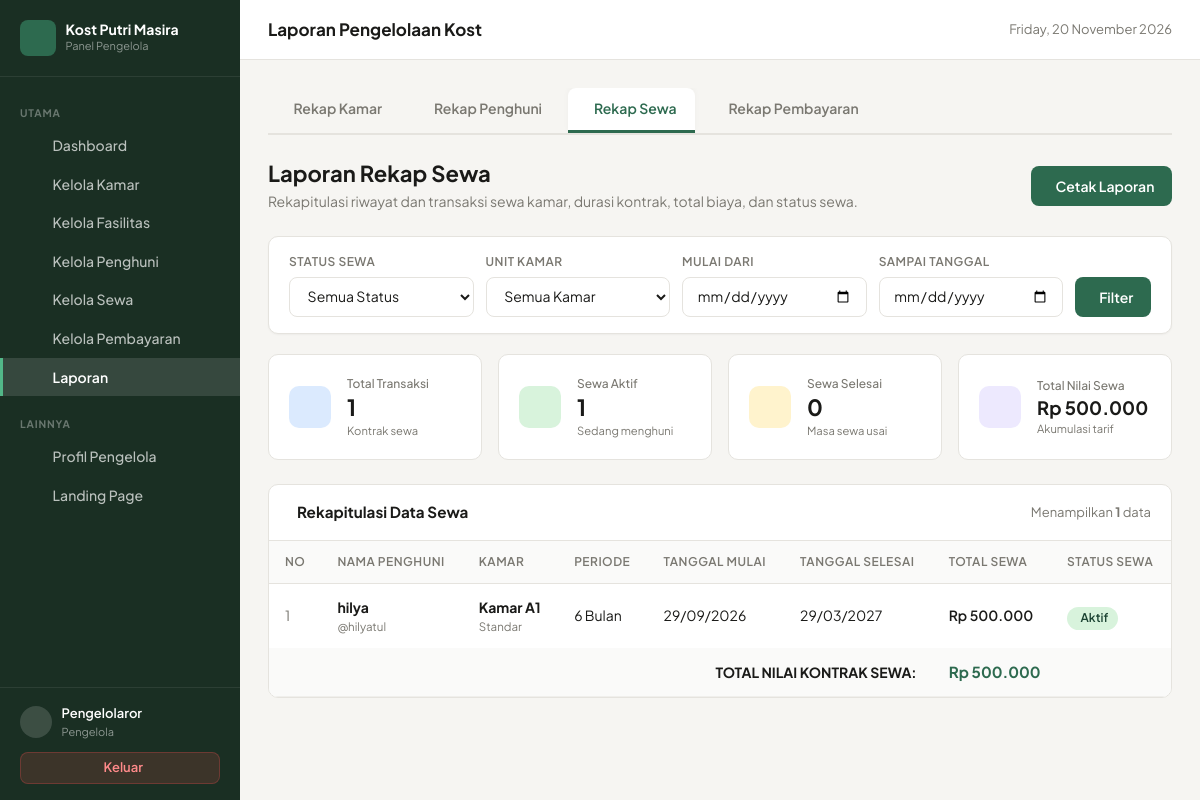
Screenshot of /admin/laporan/sewa.php (signed in) with the database file from the repository.
### tables this page shows
CREATE TABLE `sewa` (
  `id_sewa` int NOT NULL,
  `id_penghuni` int NOT NULL,
  `id_kamar` int NOT NULL,
  `tanggal_mulai` date NOT NULL,
  `tanggal_selesai` date DEFAULT NULL,
  `periode` varchar(50) DEFAULT NULL,
  `total_sewa` decimal(12,2) NOT NULL,
  `status` enum('aktif','selesai') DEFAULT 'aktif'
);

CREATE TABLE `users` (
  `id_user` int NOT NULL,
  `nama` varchar(100) NOT NULL,
  `username` varchar(50) NOT NULL,
  `password` varchar(255) NOT NULL,
  `role` enum('pengelola','penghuni') NOT NULL,
  `created_at` timestamp NULL DEFAULT CURRENT_TIMESTAMP
);

CREATE TABLE `kamar` (
  `id_kamar` int NOT NULL,
  `nomor_kamar` varchar(20) NOT NULL,
  `tipe_kamar` varchar(50) DEFAULT NULL,
  `kapasitas` int NOT NULL DEFAULT '1',
  `harga` decimal(12,2) NOT NULL,
  `status` enum('kosong','terisi','penuh') NOT NULL DEFAULT 'kosong',
  `keterangan` text,
  `created_at` timestamp NULL DEFAULT CURRENT_TIMESTAMP
);

### includes/auth_check.php (called while the page is built, shortened)
<?php
function isLoggedIn(): bool {
    return isset($_SESSION['user_id']) && !empty($_SESSION['user_id']);
}
function currentUser(): ?array {
    return [
        'id_user'     => $_SESSION['user_id'] ?? null,
        'nama'        => $_SESSION['nama'] ?? '',
        'username'    => $_SESSION['username'] ?? '',
        'role'        => $_SESSION['role'] ?? '',
        'id_penghuni' => $_SESSION['id_penghuni'] ?? null,
    ];
}

### includes/functions.php (called while the page is built, shortened)
<?php
function e(?string $string): string {
    return htmlspecialchars((string)$string, ENT_QUOTES, 'UTF-8');
}
function formatRupiah(float|int|string $angka, bool $denganSimbol = true): string {
    $nominal = (float) $angka;
    $hasil = number_format($nominal, 0, ',', '.');
    return $denganSimbol ? 'Rp ' . $hasil : $hasil;
}
function formatTanggal(?string $tanggal, string $format = 'panjang'): string {
    $timestamp = strtotime($tanggal);
    if ($format === 'pendek') {
        return date('d/m/Y', $timestamp);
    }
    $bulanIndo = [
        1 => 'Januari', 'Februari', 'Maret', 'April', 'Mei', 'Juni',
        'Juli', 'Agustus', 'September', 'Oktober', 'November', 'Desember'
    ];
    $hari = date('d', $timestamp);
    $bulan = $bulanIndo[(int)date('m', $timestamp)];
    $tahun = date('Y', $timestamp);
    return "{$hari} {$bulan} {$tahun}";
}

### admin/laporan/sewa.php (the view, shortened to what this page needs)
<?php
require_once __DIR__ . '/../../config/database.php';
require_once __DIR__ . '/../../includes/functions.php';
require_once __DIR__ . '/../../includes/auth_check.php';
$user = currentUser();
$tgl_dari     = trim($_GET['tgl_dari'] ?? '');
$tgl_sampai   = trim($_GET['tgl_sampai'] ?? '');
$where = [];
$params = [];
$whereSql = !empty($where) ? "WHERE " . implode(" AND ", $where) : "";
try {
    $stmtSewa = $pdo->prepare("
        SELECT
            s.*,
            u.nama AS nama_penghuni, u.username,
            k.nomor_kamar, k.tipe_kamar
        FROM sewa s
        JOIN penghuni p ON s.id_penghuni = p.id_penghuni
        JOIN users u ON p.id_user = u.id_user
        JOIN kamar k ON s.id_kamar = k.id_kamar
        {$whereSql}
        ORDER BY s.id_sewa DESC
    ");
    $stmtSewa->execute($params);
    $daftarSewa = $stmtSewa->fetchAll();
} catch (PDOException $e) {
    $daftarSewa = [];
}
$totalSewa    = count($daftarSewa);
$totalAktif   = count(array_filter($daftarSewa, fn($s) => $s['status'] === 'aktif'));
$totalSelesai = $totalSewa - $totalAktif;
$totalNominal = array_sum(array_map(fn($s) => (float)$s['total_sewa'], $daftarSewa));
?><!DOCTYPE html>
<html lang="id">
<head>
<link rel="stylesheet" href="../../assets/css/app.css">
</head>
<body>
<div class="layout">
<aside class="sidebar" id="sidebarPanel">
    <div class="sb-brand">
        <div class="sb-ico"><i class="ph ph-house-line"></i></div>
        <div>
            <div class="sb-name">Kost Putri Masira</div>
            <span class="sb-sub">Panel Pengelola</span>
        </div>
    </div>
    <nav class="sb-nav">
        <div class="sb-label">Utama</div>
        <a href="../dashboard.php" class="sb-link"><i class="ph ph-squares-four"></i> Dashboard</a>
        <a href="../kamar/index.php" class="sb-link"><i class="ph ph-door"></i> Kelola Kamar</a>
        <a href="../fasilitas/index.php" class="sb-link"><i class="ph ph-sparkle"></i> Kelola Fasilitas</a>
        <a href="../penghuni/index.php" class="sb-link"><i class="ph ph-users-three"></i> Kelola Penghuni</a>
        <a href="../sewa/index.php" class="sb-link"><i class="ph ph-key"></i> Kelola Sewa</a>
        <a href="../pembayaran/index.php" class="sb-link"><i class="ph ph-credit-card"></i> Kelola Pembayaran</a>
        <a href="index.php" class="sb-link active"><i class="ph ph-chart-bar"></i> Laporan</a>
        <div class="sb-label" style="margin-top:.5rem">Lainnya</div>
        <a href="../profil.php" class="sb-link"><i class="ph ph-user-circle"></i> Profil Pengelola</a>
        <a href="../../index.php" class="sb-link" target="_blank" rel="noopener"><i class="ph ph-globe"></i> Landing Page</a>
    </nav>
    <div class="sb-foot">
        <div class="sb-user">
            <div class="sb-avatar"><i class="ph ph-user"></i></div>
            <div>
                <div class="sb-uname"><?= e($user['nama'] ?? 'Pengelola') ?></div>
                <div class="sb-urole">Pengelola</div>
            </div>
        </div>
        <a href="../../logout.php" class="btn-logout"><i class="ph ph-sign-out"></i> Keluar</a>
    </div>
</aside>
<div class="main">
    <header class="topbar">
        <div class="topbar-title">Laporan Pengelolaan Kost</div>
        <div class="topbar-actions">
            <div class="topbar-date"><i class="ph ph-calendar"></i> <?= date('l, d F Y') ?></div>
        </div>
    </header>
    <main class="content">
        <div class="report-nav-tabs no-print">
            <a href="kamar.php" class="report-nav-item"><i class="ph ph-door"></i> Rekap Kamar</a>
            <a href="penghuni.php" class="report-nav-item"><i class="ph ph-users-three"></i> Rekap Penghuni</a>
            <a href="sewa.php" class="report-nav-item active"><i class="ph ph-key"></i> Rekap Sewa</a>
            <a href="pembayaran.php" class="report-nav-item"><i class="ph ph-credit-card"></i> Rekap Pembayaran</a>
        </div>
        <div class="pg-header">
            <div>
                <h1 class="pg-title">Laporan Rekap Sewa</h1>
                <p class="pg-sub">Rekapitulasi riwayat dan transaksi sewa kamar, durasi kontrak, total biaya, dan status sewa.</p>
            </div>
            <div>
                <button type="button" onclick="window.print()" class="btn-print">
                    <i class="ph ph-printer"></i> Cetak Laporan
                </button>
            </div>
        </div>
        <div class="filter-card no-print">
            <form action="sewa.php" method="GET" class="filter-form">
                <div class="fg">
                    <label class="fl" for="status_sewa">Status Sewa</label>
                    <select id="status_sewa" name="status_sewa" class="fi">
                        <option value="">Semua Status</option>
                    </select>
                </div>
                <div class="fg">
                    <label class="fl" for="kamar">Unit Kamar</label>
                    <select id="kamar" name="kamar" class="fi">
                        <option value="">Semua Kamar</option>
                    </select>
                </div>
                <div class="fg">
                    <label class="fl" for="tgl_dari">Mulai Dari</label>
                    <input type="date" id="tgl_dari" name="tgl_dari" class="fi" value="<?= e($tgl_dari) ?>">
                </div>
                <div class="fg">
                    <label class="fl" for="tgl_sampai">Sampai Tanggal</label>
                    <input type="date" id="tgl_sampai" name="tgl_sampai" class="fi" value="<?= e($tgl_sampai) ?>">
                </div>
                <div class="filter-btns">
                    <button type="submit" class="btn-filter"><i class="ph ph-funnel"></i> Filter</button>
                </div>
            </form>
        </div>
        <div class="stats">
            <div class="sc">
                <div class="sc-ico ico-b"><i class="ph ph-key"></i></div>
                <div>
                    <div class="sc-label">Total Transaksi</div>
                    <div class="sc-val"><?= $totalSewa ?></div>
                    <div class="sc-sub">Kontrak sewa</div>
                </div>
            </div>
            <div class="sc">
                <div class="sc-ico ico-g"><i class="ph ph-check-circle"></i></div>
                <div>
                    <div class="sc-label">Sewa Aktif</div>
                    <div class="sc-val"><?= $totalAktif ?></div>
                    <div class="sc-sub">Sedang menghuni</div>
                </div>
            </div>
            <div class="sc">
                <div class="sc-ico ico-a"><i class="ph ph-clock"></i></div>
                <div>
                    <div class="sc-label">Sewa Selesai</div>
                    <div class="sc-val"><?= $totalSelesai ?></div>
                    <div class="sc-sub">Masa sewa usai</div>
                </div>
            </div>
            <div class="sc">
                <div class="sc-ico ico-p"><i class="ph ph-coins"></i></div>
                <div>
                    <div class="sc-label">Total Nilai Sewa</div>
                    <div class="sc-val" style="font-size:1.15rem"><?= formatRupiah($totalNominal) ?></div>
                    <div class="sc-sub">Akumulasi tarif</div>
                </div>
            </div>
        </div>
        <div class="panel">
            <div class="panel-head">
                <div class="panel-title">
                    <i class="ph ph-key"></i> Rekapitulasi Data Sewa
                </div>
                <div style="font-size:.8125rem;color:var(--muted)">
                    Menampilkan <strong><?= count($daftarSewa) ?></strong> data
                </div>
            </div>
            <div class="table-wrap">
                <?php if (empty($daftarSewa)): ?>
                <div class="empty">
                    <i class="ph ph-magnifying-glass" style="font-size:2rem;display:block;margin-bottom:.5rem;opacity:.5"></i>
                    Tidak ada transaksi sewa yang sesuai dengan kriteria filter.
                </div>
                <?php else: ?>
                <div class="table-wrap">
                <table>
                    <thead>
                        <tr>
                            <th style="width:50px">No</th>
                            <th>Nama Penghuni</th>
                            <th>Kamar</th>
                            <th>Periode</th>
                            <th>Tanggal Mulai</th>
                            <th>Tanggal Selesai</th>
                            <th>Total Sewa</th>
                            <th>Status Sewa</th>
                        </tr>
                    </thead>
                    <tbody>
                        <?php foreach ($daftarSewa as $idx => $sw): ?>
                        <tr>
                            <td style="color:var(--muted)"><?= $idx + 1 ?></td>
                            <td>
                                <strong><?= e($sw['nama_penghuni']) ?></strong>
                                <div style="font-size:.72rem;color:var(--muted)">@<?= e($sw['username']) ?></div>
                            </td>
                            <td>
                                <strong>Kamar <?= e($sw['nomor_kamar']) ?></strong>
                                <div style="font-size:.72rem;color:var(--muted)"><?= e($sw['tipe_kamar'] ?: 'Standar') ?></div>
                            </td>
                            <td><?= e($sw['periode'] ?: '—') ?></td>
                            <td style="white-space:nowrap">
                                <?= !empty($sw['tanggal_mulai']) ? formatTanggal($sw['tanggal_mulai'], 'pendek') : '—' ?>
                            </td>
                            <td style="white-space:nowrap">
                                <?= !empty($sw['tanggal_selesai']) ? formatTanggal($sw['tanggal_selesai'], 'pendek') : '—' ?>
                            </td>
                            <td style="font-weight:600;white-space:nowrap">
                                <?= formatRupiah($sw['total_sewa']) ?>
                            </td>
                            <td>
                                <?php if ($sw['status'] === 'aktif'): ?>
                                <span class="badge bg-g"><i class="ph ph-check-circle"></i> Aktif</span>
                                <?php else: ?>
                                <span class="badge" style="background:#e5e7eb;color:#374151"><i class="ph ph-check"></i> Selesai</span>
                                <?php endif; ?>
                            </td>
                        </tr>
                        <?php endforeach; ?>
                    </tbody>
                    <tfoot>
                        <tr>
                            <td colspan="6" style="text-align:right">TOTAL NILAI KONTRAK SEWA:</td>
                            <td colspan="2" style="color:var(--green);font-size:.95rem">
                                <?= formatRupiah($totalNominal) ?>
                            </td>
                        </tr>
                    </tfoot>
                </table>
                </div>
                <?php endif; ?>
            </div>
        </div>
    </main>
</div>
</div>
</body>
</html>

### admin/laporan/sewa.php (style rules this page uses)
.report-nav-tabs { display:flex;gap:.5rem;margin-bottom:1.5rem;border-bottom:2px solid var(--border);padding-bottom:.25rem;overflow-x:auto }
.report-nav-item { display:inline-flex;align-items:center;gap:.45rem;padding:.65rem 1.15rem;border-radius:8px 8px 0 0;font-size:.875rem;font-weight:600;color:var(--muted);text-decoration:none;transition:all .15s ease;white-space:nowrap;border-bottom:3px solid transparent;margin-bottom:-4px }
.report-nav-item.active { color:var(--green);border-bottom-color:var(--green);background:#fff;box-shadow:0 -2px 6px rgba(0,0,0,.03) }

### rows the page displays
sewa: status "1", status "0", total_sewa "Rp 500.000", users.nama "hilya", users.username "hilyatul", id_kamar.nomor_kamar "A1", id_kamar.tipe_kamar "Standar", periode "6 Bulan", tanggal_mulai "29/09/2026", tanggal_selesai "29/03/2027", shows "Aktif"

### other values shown
$user['nama'] "Pengelolaror"
$totalSewa "1"
count($daftarSewa) "1"
